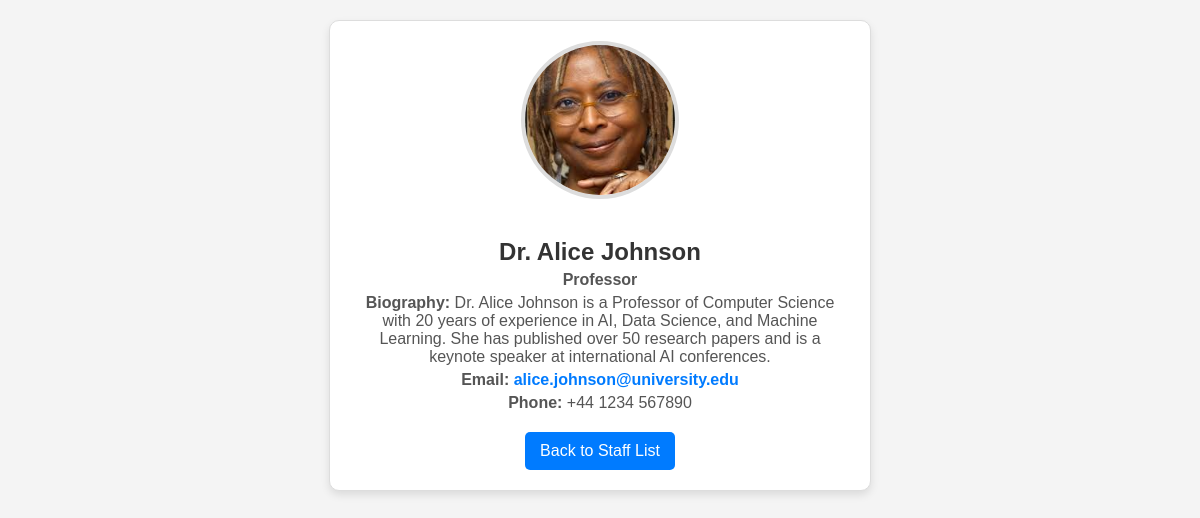
The page /staff/staff_details.php?staff_id=1 on the database its author committed.
### tables this page shows
CREATE TABLE `Staff` (
  `StaffID` int(11) NOT NULL,
  `Name` text NOT NULL,
  `JobTitle` varchar(255) NOT NULL DEFAULT 'Lecturer',
  `Photo` varchar(255) DEFAULT 'default.jpg',
  `Email` varchar(255) DEFAULT NULL,
  `Phone` varchar(20) DEFAULT NULL,
  `Biography` text DEFAULT NULL
);

### staff/staff_details.php (the view, shortened to what this page needs)
<?php
require 'db_connect.php';
$staffID = isset($_GET['staff_id']) ? (int)$_GET['staff_id'] : 0;
$sql = "SELECT Name, JobTitle, Photo, Email, Phone, Biography
        FROM Staff WHERE StaffID = :staff_id";
$stmt = $pdo->prepare($sql);
$stmt->execute(['staff_id' => $staffID]);
$staff = $stmt->fetch(PDO::FETCH_ASSOC);
?>
<!DOCTYPE html>
<html lang="en">
<head>
</head>
<body>
    <div class="profile-card">
        <img src="staff_photo/<?php echo htmlspecialchars($staff['Photo'] ?: 'default.jpg'); ?>" alt="Photo of <?php echo htmlspecialchars($staff['Name']); ?>">
        <h2><?php echo htmlspecialchars($staff['Name']); ?></h2>
        <p><strong><?php echo htmlspecialchars($staff['JobTitle']); ?></strong></p>
        <p><strong>Biography:</strong> <?php echo htmlspecialchars($staff['Biography'] ?: 'No biography available.'); ?></p>
        <div class="contact-info">
            <p><strong>Email:</strong> <a href="mailto:<?php echo htmlspecialchars($staff['Email']); ?>"><?php echo htmlspecialchars($staff['Email']); ?></a></p>
            <p><strong>Phone:</strong> <?php echo htmlspecialchars($staff['Phone']); ?></p>
        </div>
        <a href="staff.php" class="back-button" tabindex="0">Back to Staff List</a>
    </div>
</body>
</html>

### staff/staff_details.php (style rules this page uses)
body { font-family: Arial, sans-serif; text-align: center; margin: 20px; background-color: #f4f4f4; }
.profile-card { max-width: 500px; margin: auto; padding: 20px; border: 1px solid #ddd; border-radius: 10px; background-color: white; box-shadow: 0 4px 8px rgba(0, 0, 0, 0.1); }
.profile-card img { width: 150px; height: 150px; border-radius: 50%; object-fit: cover; margin-bottom: 15px; border: 4px solid #ddd; }
h2 { color: #333; margin-bottom: 5px; }
p { color: #555; margin: 5px 0; }
.contact-info a { color: #007bff; text-decoration: none; font-weight: bold; }
.back-button { display: inline-block; margin-top: 15px; padding: 10px 15px; background-color: #007bff; color: white; text-decoration: none; border-radius: 5px; }

### rows shown on the page
staff: Photo (picture), Name "Dr. Alice Johnson", JobTitle "Professor", Biography "Dr. Alice Johnson is a Professor of Computer Science with 20 years of experience in AI, Data Science, and Machine Learning. She has published over 50 research papers and is a keynote speaker at international AI conferences.", Email "alice.johnson@university.edu", Phone "+44 1234 567890"
